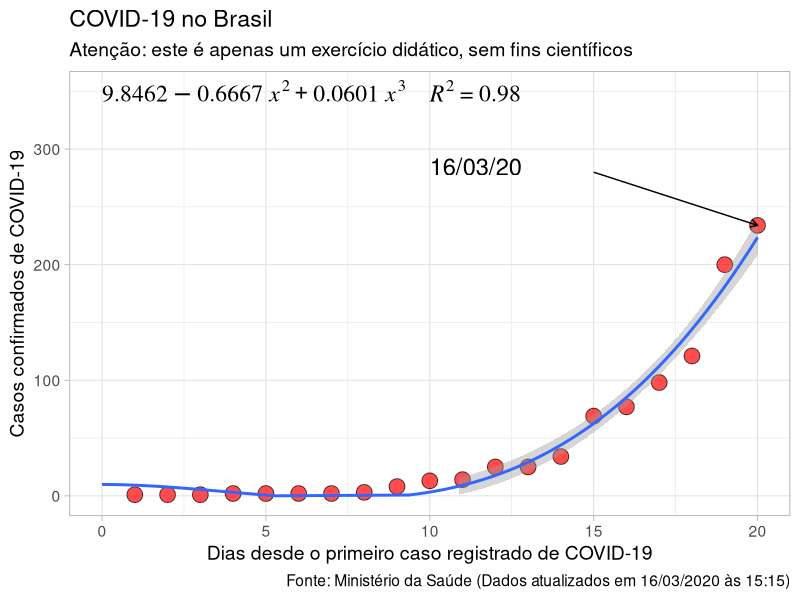

Here is the R script that generated this plot:
library(ggplot2)
library(readr)
library(polynom)


covid19 <- read_delim("covid19_brasil.csv",
                      ";", escape_double = FALSE, col_types = cols(datas = col_datetime(format = "%d/%m/%Y")),
                      trim_ws = TRUE)
covid19_1<-covid19
colnames(covid19_1)<-c('datas', "y", "x")
my.formula<-y~I(x^2)+I(x^3)
m <- lm(my.formula, covid19_1)
summary(m)
m
my.eq<-"9.8462 - 0.6667*x^2 + 0.0601*x^3"
p<-ggplot(data=covid19, aes(t,casos)) + ylim(0,350)+
  geom_point(alpha=0.7, shape=21, fill="red", colour="black", size=5) +
  geom_smooth(method="lm", se=TRUE, formula=y~I(x^2)+I(x^3), fullrange=TRUE)
label.text <- paste(gsub("x", "~italic(x)", my.eq, fixed = TRUE),
                    paste("italic(R)^2",
                          format(summary(m)$r.squared, digits = 2),
                          sep = "~`=`~"),
                    sep = "~~~~")
p<-p+labs(y="Casos confirmados de COVID-19", x = "Dias desde o primeiro caso registrado de COVID-19", caption = "Fonte: Ministério da Saúde (Dados atualizados em 16/03/2020 às 15:15)") +
  ggtitle("COVID-19 no Brasil", subtitle = "Atenção: este é apenas um exercício didático, sem fins científicos")
p<-p + theme_light(base_size = 14)
p<-p + annotate(geom = "text", x = 0, y = 350, label = label.text,
                family = "serif", hjust = 0, parse = TRUE, size =6)

jpeg(filename = "covid19.jpg",width = 2500, height = 2500,
     units = "px",
     quality = 100,
     bg = "white",
     res = 300, family="serif")

p+annotate(geom = "curve", x = 15, y = 280, xend = 20, yend = 234, 
  curvature = 0, arrow = arrow(length = unit(2, "mm"))) +
  annotate(geom = "text", x = 10, y = 285, label = "16/03/20", hjust = "left", cex=6)

dev.off()
